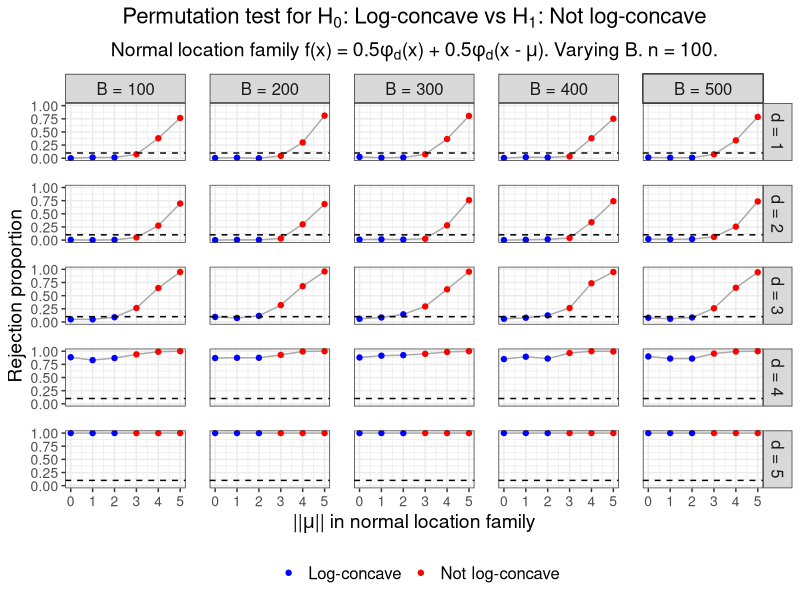

Reproduce this figure in R.
# Create Figure 11 in appendix.
# Plot results from Cule et al. (2010) permutation test of
# H_0: log-concave versus H_1: not log-concave.
# Use two-component normal location model.

suppressMessages(library(data.table))
suppressMessages(library(tidyverse))

# Create theme
paper_theme <- theme_bw() +
  theme(plot.title = element_text(hjust = 0.5, size = 16),
        plot.subtitle = element_text(hjust = 0.5, size = 14),
        legend.title = element_text(size = 14),
        axis.title = element_text(size = 14),
        legend.text = element_text(size = 12),
        axis.text = element_text(size = 12),
        strip.text = element_text(size = 12),
        panel.spacing = unit(1.2, "lines"))

# Read in data
results <- fread("data/fig11_perm_test.csv")

# Get rejection proportion at each (d, mu_norm) combination
reject_df <- results %>% 
  group_by(n_obs, d, mu_norm, B) %>% 
  dplyr::summarise(reject_prop = mean(reject),
                   sim_count = n())

# Check parameters
stopifnot(unique(results$equal_space_mu) == 0,
          unique(results$n_obs) == 100,
          sort(unique(results$mu_norm)) == 0:5,
          unique(reject_df$sim_count) == 200)

# Plot rejection proportions at varying numbers of shuffles (B), n = 100.
perm_test_reject_B_vary <- reject_df %>% 
  mutate(d = factor(d, levels = 1:5, 
                    labels = c("d = 1", "d = 2", "d = 3", "d = 4", "d = 5")),
         log_concave = 
           factor(mu_norm, levels = 0:5, 
                  labels = c("Log-concave", "Log-concave", "Log-concave", 
                             "Not log-concave", "Not log-concave", 
                             "Not log-concave")),
         B = factor(B, levels = c(100, 200, 300, 400, 500),
                    labels = c("B = 100", "B = 200", "B = 300", 
                               "B = 400", "B = 500"))) %>% 
  ggplot(aes(x = mu_norm, y = reject_prop, col = log_concave)) +
  facet_grid(d ~ B) +
  geom_line(color = "darkgrey") +
  geom_point() +
  geom_hline(yintercept = 0.10, lty = "dashed") +
  labs(x = expression("||"*mu*"|| in normal location family"), 
       y = "Rejection proportion",
       col = "",
       title = expression("Permutation test for H"[0]*
                            ": Log-concave vs H"[1]*": Not log-concave"),
       subtitle = expression("Normal location family f(x) = 0.5"*phi[d]*"(x)"~
                               "+ 0.5"*phi[d]*"(x -"~mu*"). Varying B. n = 100.")) +
  scale_color_manual(values = c("blue", "red")) +
  paper_theme +
  theme(legend.position = "bottom",
        axis.text = element_text(size = 10))

#####################
##### Save plot #####
#####################

ggsave(plot = perm_test_reject_B_vary,
       filename = "plots/figure_11.pdf",
       width = 8, height = 7)
